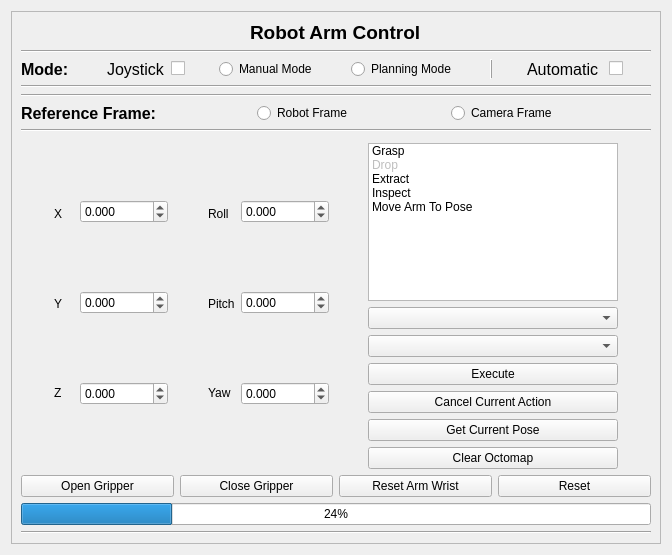
<?xml version="1.0" encoding="UTF-8"?>
<ui version="4.0">
 <class>RobotArmControlWidget</class>
 <widget class="QWidget" name="RobotArmControlWidget">
  <property name="geometry">
   <rect>
    <x>0</x>
    <y>0</y>
    <width>672</width>
    <height>555</height>
   </rect>
  </property>
  <property name="windowTitle">
   <string>Form</string>
  </property>
  <layout class="QVBoxLayout" name="verticalLayout_2">
   <item>
    <layout class="QVBoxLayout" name="verticalLayout">
     <item>
      <widget class="QFrame" name="frame">
       <property name="frameShape">
        <enum>QFrame::StyledPanel</enum>
       </property>
       <property name="frameShadow">
        <enum>QFrame::Raised</enum>
       </property>
       <layout class="QHBoxLayout" name="horizontalLayout">
        <item>
         <layout class="QVBoxLayout" name="verticalLayout_3">
          <item>
           <layout class="QVBoxLayout" name="verticalLayout_4">
            <item alignment="Qt::AlignHCenter">
             <widget class="QLabel" name="label_3">
              <property name="font">
               <font>
                <pointsize>14</pointsize>
                <weight>75</weight>
                <bold>true</bold>
               </font>
              </property>
              <property name="text">
               <string>Robot Arm Control</string>
              </property>
             </widget>
            </item>
            <item>
             <widget class="Line" name="line">
              <property name="orientation">
               <enum>Qt::Horizontal</enum>
              </property>
             </widget>
            </item>
            <item>
             <layout class="QHBoxLayout" name="horizontalLayout_13">
              <item>
               <widget class="QLabel" name="label_4">
                <property name="font">
                 <font>
                  <family>Ubuntu</family>
                  <pointsize>12</pointsize>
                  <weight>75</weight>
                  <italic>false</italic>
                  <bold>true</bold>
                 </font>
                </property>
                <property name="text">
                 <string>Mode: </string>
                </property>
               </widget>
              </item>
              <item>
               <spacer name="horizontalSpacer_2">
                <property name="orientation">
                 <enum>Qt::Horizontal</enum>
                </property>
                <property name="sizeHint" stdset="0">
                 <size>
                  <width>40</width>
                  <height>20</height>
                 </size>
                </property>
               </spacer>
              </item>
              <item>
               <widget class="QLabel" name="label">
                <property name="font">
                 <font>
                  <pointsize>12</pointsize>
                 </font>
                </property>
                <property name="text">
                 <string>Joystick</string>
                </property>
               </widget>
              </item>
              <item>
               <widget class="QCheckBox" name="joycontrol">
                <property name="autoFillBackground">
                 <bool>false</bool>
                </property>
                <property name="text">
                 <string/>
                </property>
                <property name="checkable">
                 <bool>true</bool>
                </property>
                <property name="checked">
                 <bool>false</bool>
                </property>
                <property name="autoRepeat">
                 <bool>false</bool>
                </property>
               </widget>
              </item>
              <item>
               <spacer name="horizontalSpacer_3">
                <property name="orientation">
                 <enum>Qt::Horizontal</enum>
                </property>
                <property name="sizeHint" stdset="0">
                 <size>
                  <width>40</width>
                  <height>20</height>
                 </size>
                </property>
               </spacer>
              </item>
              <item>
               <widget class="QRadioButton" name="manualMode">
                <property name="text">
                 <string>Manual Mode</string>
                </property>
                <property name="checkable">
                 <bool>true</bool>
                </property>
                <property name="checked">
                 <bool>false</bool>
                </property>
                <property name="autoExclusive">
                 <bool>true</bool>
                </property>
               </widget>
              </item>
              <item>
               <spacer name="horizontalSpacer_4">
                <property name="orientation">
                 <enum>Qt::Horizontal</enum>
                </property>
                <property name="sizeHint" stdset="0">
                 <size>
                  <width>40</width>
                  <height>20</height>
                 </size>
                </property>
               </spacer>
              </item>
              <item>
               <widget class="QRadioButton" name="planningMode">
                <property name="text">
                 <string>Planning Mode</string>
                </property>
               </widget>
              </item>
              <item>
               <spacer name="horizontalSpacer">
                <property name="orientation">
                 <enum>Qt::Horizontal</enum>
                </property>
                <property name="sizeHint" stdset="0">
                 <size>
                  <width>40</width>
                  <height>20</height>
                 </size>
                </property>
               </spacer>
              </item>
              <item>
               <widget class="Line" name="line_2">
                <property name="font">
                 <font>
                  <weight>75</weight>
                  <bold>true</bold>
                 </font>
                </property>
                <property name="frameShadow">
                 <enum>QFrame::Raised</enum>
                </property>
                <property name="orientation">
                 <enum>Qt::Vertical</enum>
                </property>
               </widget>
              </item>
              <item>
               <spacer name="horizontalSpacer_11">
                <property name="orientation">
                 <enum>Qt::Horizontal</enum>
                </property>
                <property name="sizeHint" stdset="0">
                 <size>
                  <width>40</width>
                  <height>20</height>
                 </size>
                </property>
               </spacer>
              </item>
              <item>
               <widget class="QLabel" name="label_2">
                <property name="font">
                 <font>
                  <pointsize>12</pointsize>
                  <italic>false</italic>
                 </font>
                </property>
                <property name="text">
                 <string>Automatic </string>
                </property>
               </widget>
              </item>
              <item>
               <widget class="QCheckBox" name="autoControl">
                <property name="enabled">
                 <bool>true</bool>
                </property>
                <property name="text">
                 <string/>
                </property>
                <property name="checkable">
                 <bool>true</bool>
                </property>
                <property name="checked">
                 <bool>false</bool>
                </property>
                <property name="autoRepeat">
                 <bool>false</bool>
                </property>
               </widget>
              </item>
              <item>
               <spacer name="horizontalSpacer_9">
                <property name="orientation">
                 <enum>Qt::Horizontal</enum>
                </property>
                <property name="sizeHint" stdset="0">
                 <size>
                  <width>40</width>
                  <height>20</height>
                 </size>
                </property>
               </spacer>
              </item>
             </layout>
            </item>
            <item>
             <widget class="Line" name="line_5">
              <property name="orientation">
               <enum>Qt::Horizontal</enum>
              </property>
             </widget>
            </item>
            <item>
             <layout class="QHBoxLayout" name="horizontalLayout_14"/>
            </item>
            <item>
             <widget class="Line" name="line_6">
              <property name="orientation">
               <enum>Qt::Horizontal</enum>
              </property>
             </widget>
            </item>
            <item>
             <layout class="QHBoxLayout" name="horizontalLayout_2">
              <item>
               <widget class="QLabel" name="label_5">
                <property name="font">
                 <font>
                  <pointsize>12</pointsize>
                  <weight>75</weight>
                  <italic>false</italic>
                  <bold>true</bold>
                 </font>
                </property>
                <property name="text">
                 <string>Reference Frame:</string>
                </property>
               </widget>
              </item>
              <item>
               <spacer name="horizontalSpacer_6">
                <property name="orientation">
                 <enum>Qt::Horizontal</enum>
                </property>
                <property name="sizeHint" stdset="0">
                 <size>
                  <width>40</width>
                  <height>20</height>
                 </size>
                </property>
               </spacer>
              </item>
              <item>
               <widget class="QRadioButton" name="robotFrame">
                <property name="text">
                 <string>Robot Frame</string>
                </property>
                <property name="autoExclusive">
                 <bool>false</bool>
                </property>
               </widget>
              </item>
              <item>
               <spacer name="horizontalSpacer_5">
                <property name="orientation">
                 <enum>Qt::Horizontal</enum>
                </property>
                <property name="sizeHint" stdset="0">
                 <size>
                  <width>40</width>
                  <height>20</height>
                 </size>
                </property>
               </spacer>
              </item>
              <item>
               <widget class="QRadioButton" name="cameraFrame">
                <property name="text">
                 <string>Camera Frame</string>
                </property>
                <property name="autoExclusive">
                 <bool>false</bool>
                </property>
               </widget>
              </item>
              <item>
               <spacer name="horizontalSpacer_10">
                <property name="orientation">
                 <enum>Qt::Horizontal</enum>
                </property>
                <property name="sizeHint" stdset="0">
                 <size>
                  <width>40</width>
                  <height>20</height>
                 </size>
                </property>
               </spacer>
              </item>
             </layout>
            </item>
            <item>
             <widget class="Line" name="line_7">
              <property name="orientation">
               <enum>Qt::Horizontal</enum>
              </property>
             </widget>
            </item>
            <item>
             <spacer name="verticalSpacer">
              <property name="orientation">
               <enum>Qt::Vertical</enum>
              </property>
              <property name="sizeHint" stdset="0">
               <size>
                <width>20</width>
                <height>40</height>
               </size>
              </property>
             </spacer>
            </item>
            <item>
             <layout class="QHBoxLayout" name="horizontalLayout_7">
              <item>
               <spacer name="horizontalSpacer_12">
                <property name="orientation">
                 <enum>Qt::Horizontal</enum>
                </property>
                <property name="sizeHint" stdset="0">
                 <size>
                  <width>40</width>
                  <height>20</height>
                 </size>
                </property>
               </spacer>
              </item>
              <item>
               <layout class="QVBoxLayout" name="verticalLayout_5">
                <item>
                 <spacer name="verticalSpacer_9">
                  <property name="orientation">
                   <enum>Qt::Vertical</enum>
                  </property>
                  <property name="sizeHint" stdset="0">
                   <size>
                    <width>20</width>
                    <height>40</height>
                   </size>
                  </property>
                 </spacer>
                </item>
                <item>
                 <widget class="QLabel" name="label_8">
                  <property name="text">
                   <string>X   </string>
                  </property>
                 </widget>
                </item>
                <item>
                 <spacer name="verticalSpacer_8">
                  <property name="orientation">
                   <enum>Qt::Vertical</enum>
                  </property>
                  <property name="sizeHint" stdset="0">
                   <size>
                    <width>20</width>
                    <height>40</height>
                   </size>
                  </property>
                 </spacer>
                </item>
                <item>
                 <widget class="QLabel" name="label_10">
                  <property name="text">
                   <string>Y</string>
                  </property>
                 </widget>
                </item>
                <item>
                 <spacer name="verticalSpacer_10">
                  <property name="orientation">
                   <enum>Qt::Vertical</enum>
                  </property>
                  <property name="sizeHint" stdset="0">
                   <size>
                    <width>20</width>
                    <height>40</height>
                   </size>
                  </property>
                 </spacer>
                </item>
                <item>
                 <widget class="QLabel" name="label_6">
                  <property name="text">
                   <string>Z</string>
                  </property>
                 </widget>
                </item>
                <item>
                 <spacer name="verticalSpacer_11">
                  <property name="orientation">
                   <enum>Qt::Vertical</enum>
                  </property>
                  <property name="sizeHint" stdset="0">
                   <size>
                    <width>20</width>
                    <height>40</height>
                   </size>
                  </property>
                 </spacer>
                </item>
               </layout>
              </item>
              <item>
               <layout class="QVBoxLayout" name="verticalLayout_6">
                <item>
                 <widget class="QDoubleSpinBox" name="xSpinBox">
                  <property name="decimals">
                   <number>3</number>
                  </property>
                  <property name="minimum">
                   <double>-99999.000000000000000</double>
                  </property>
                 </widget>
                </item>
                <item>
                 <widget class="QDoubleSpinBox" name="ySpinBox">
                  <property name="decimals">
                   <number>3</number>
                  </property>
                  <property name="minimum">
                   <double>-99999.000000000000000</double>
                  </property>
                 </widget>
                </item>
                <item>
                 <widget class="QDoubleSpinBox" name="zSpinBox">
                  <property name="decimals">
                   <number>3</number>
                  </property>
                  <property name="minimum">
                   <double>-99999.000000000000000</double>
                  </property>
                 </widget>
                </item>
               </layout>
              </item>
              <item>
               <spacer name="horizontalSpacer_7">
                <property name="orientation">
                 <enum>Qt::Horizontal</enum>
                </property>
                <property name="sizeHint" stdset="0">
                 <size>
                  <width>40</width>
                  <height>20</height>
                 </size>
                </property>
               </spacer>
              </item>
              <item>
               <layout class="QVBoxLayout" name="verticalLayout_7">
                <item>
                 <spacer name="verticalSpacer_5">
                  <property name="orientation">
                   <enum>Qt::Vertical</enum>
                  </property>
                  <property name="sizeHint" stdset="0">
                   <size>
                    <width>20</width>
                    <height>40</height>
                   </size>
                  </property>
                 </spacer>
                </item>
                <item>
                 <widget class="QLabel" name="label_13">
                  <property name="text">
                   <string>Roll</string>
                  </property>
                 </widget>
                </item>
                <item>
                 <spacer name="verticalSpacer_6">
                  <property name="orientation">
                   <enum>Qt::Vertical</enum>
                  </property>
                  <property name="sizeHint" stdset="0">
                   <size>
                    <width>20</width>
                    <height>40</height>
                   </size>
                  </property>
                 </spacer>
                </item>
                <item>
                 <widget class="QLabel" name="label_9">
                  <property name="text">
                   <string>Pitch</string>
                  </property>
                 </widget>
                </item>
                <item>
                 <spacer name="verticalSpacer_7">
                  <property name="orientation">
                   <enum>Qt::Vertical</enum>
                  </property>
                  <property name="sizeHint" stdset="0">
                   <size>
                    <width>20</width>
                    <height>40</height>
                   </size>
                  </property>
                 </spacer>
                </item>
                <item>
                 <widget class="QLabel" name="label_11">
                  <property name="text">
                   <string>Yaw</string>
                  </property>
                 </widget>
                </item>
                <item>
                 <spacer name="verticalSpacer_4">
                  <property name="orientation">
                   <enum>Qt::Vertical</enum>
                  </property>
                  <property name="sizeHint" stdset="0">
                   <size>
                    <width>20</width>
                    <height>40</height>
                   </size>
                  </property>
                 </spacer>
                </item>
               </layout>
              </item>
              <item>
               <layout class="QVBoxLayout" name="verticalLayout_8">
                <item>
                 <widget class="QDoubleSpinBox" name="rollSpinBox">
                  <property name="decimals">
                   <number>3</number>
                  </property>
                  <property name="minimum">
                   <double>-99999.000000000000000</double>
                  </property>
                 </widget>
                </item>
                <item>
                 <widget class="QDoubleSpinBox" name="pitchSpinBox">
                  <property name="decimals">
                   <number>3</number>
                  </property>
                  <property name="minimum">
                   <double>-99999.000000000000000</double>
                  </property>
                 </widget>
                </item>
                <item>
                 <widget class="QDoubleSpinBox" name="yawSpinBox">
                  <property name="decimals">
                   <number>3</number>
                  </property>
                  <property name="minimum">
                   <double>-99999.000000000000000</double>
                  </property>
                 </widget>
                </item>
               </layout>
              </item>
              <item>
               <spacer name="horizontalSpacer_8">
                <property name="orientation">
                 <enum>Qt::Horizontal</enum>
                </property>
                <property name="sizeHint" stdset="0">
                 <size>
                  <width>40</width>
                  <height>20</height>
                 </size>
                </property>
               </spacer>
              </item>
              <item>
               <layout class="QVBoxLayout" name="verticalLayout_9">
                <item>
                 <spacer name="verticalSpacer_12">
                  <property name="orientation">
                   <enum>Qt::Vertical</enum>
                  </property>
                  <property name="sizeHint" stdset="0">
                   <size>
                    <width>20</width>
                    <height>40</height>
                   </size>
                  </property>
                 </spacer>
                </item>
                <item>
                 <widget class="QListWidget" name="taskListWidget">
                  <property name="minimumSize">
                   <size>
                    <width>239</width>
                    <height>0</height>
                   </size>
                  </property>
                  <item>
                   <property name="text">
                    <string>Grasp</string>
                   </property>
                  </item>
                  <item>
                   <property name="text">
                    <string>Drop</string>
                   </property>
                   <property name="flags">
                    <set>ItemIsSelectable|ItemIsDragEnabled|ItemIsDropEnabled|ItemIsUserCheckable</set>
                   </property>
                  </item>
                  <item>
                   <property name="text">
                    <string>Extract</string>
                   </property>
                  </item>
                  <item>
                   <property name="text">
                    <string>Inspect</string>
                   </property>
                  </item>
                  <item>
                   <property name="text">
                    <string>Move Arm To Pose</string>
                   </property>
                  </item>
                 </widget>
                </item>
                <item>
                 <widget class="QComboBox" name="selectWhichTask">
                  <property name="minimumContentsLength">
                   <number>0</number>
                  </property>
                 </widget>
                </item>
                <item>
                 <widget class="QComboBox" name="selectObject">
                  <property name="minimumContentsLength">
                   <number>0</number>
                  </property>
                 </widget>
                </item>
                <item>
                 <widget class="QPushButton" name="execute">
                  <property name="minimumSize">
                   <size>
                    <width>239</width>
                    <height>0</height>
                   </size>
                  </property>
                  <property name="toolTip">
                   <string/>
                  </property>
                  <property name="text">
                   <string>Execute</string>
                  </property>
                 </widget>
                </item>
                <item>
                 <widget class="QPushButton" name="cancelCurrentAction">
                  <property name="text">
                   <string>Cancel Current Action</string>
                  </property>
                 </widget>
                </item>
                <item>
                 <widget class="QPushButton" name="getCurrentPose">
                  <property name="text">
                   <string>Get Current Pose</string>
                  </property>
                 </widget>
                </item>
                <item>
                 <widget class="QPushButton" name="clearOctomap">
                  <property name="text">
                   <string>Clear Octomap</string>
                  </property>
                 </widget>
                </item>
               </layout>
              </item>
              <item>
               <spacer name="horizontalSpacer_13">
                <property name="orientation">
                 <enum>Qt::Horizontal</enum>
                </property>
                <property name="sizeHint" stdset="0">
                 <size>
                  <width>40</width>
                  <height>20</height>
                 </size>
                </property>
               </spacer>
              </item>
             </layout>
            </item>
            <item>
             <spacer name="verticalSpacer_2">
              <property name="orientation">
               <enum>Qt::Vertical</enum>
              </property>
              <property name="sizeHint" stdset="0">
               <size>
                <width>20</width>
                <height>40</height>
               </size>
              </property>
             </spacer>
            </item>
            <item>
             <layout class="QHBoxLayout" name="horizontalLayout_8">
              <item>
               <widget class="QPushButton" name="openGripper">
                <property name="text">
                 <string>Open Gripper</string>
                </property>
               </widget>
              </item>
              <item>
               <widget class="QPushButton" name="closeGripper">
                <property name="text">
                 <string>Close Gripper</string>
                </property>
               </widget>
              </item>
              <item>
               <widget class="QPushButton" name="resetArmWrist">
                <property name="text">
                 <string>Reset Arm Wrist</string>
                </property>
               </widget>
              </item>
              <item>
               <widget class="QPushButton" name="resetBtn">
                <property name="toolTip">
                 <string/>
                </property>
                <property name="text">
                 <string>Reset</string>
                </property>
               </widget>
              </item>
             </layout>
            </item>
            <item>
             <spacer name="verticalSpacer_14">
              <property name="orientation">
               <enum>Qt::Vertical</enum>
              </property>
              <property name="sizeHint" stdset="0">
               <size>
                <width>20</width>
                <height>40</height>
               </size>
              </property>
             </spacer>
            </item>
            <item>
             <widget class="QProgressBar" name="progressBar">
              <property name="enabled">
               <bool>true</bool>
              </property>
              <property name="value">
               <number>24</number>
              </property>
              <property name="textVisible">
               <bool>true</bool>
              </property>
              <property name="invertedAppearance">
               <bool>false</bool>
              </property>
             </widget>
            </item>
            <item>
             <widget class="Line" name="line_3">
              <property name="orientation">
               <enum>Qt::Horizontal</enum>
              </property>
             </widget>
            </item>
           </layout>
          </item>
         </layout>
        </item>
       </layout>
      </widget>
     </item>
    </layout>
   </item>
  </layout>
 </widget>
 <resources/>
 <connections/>
</ui>
